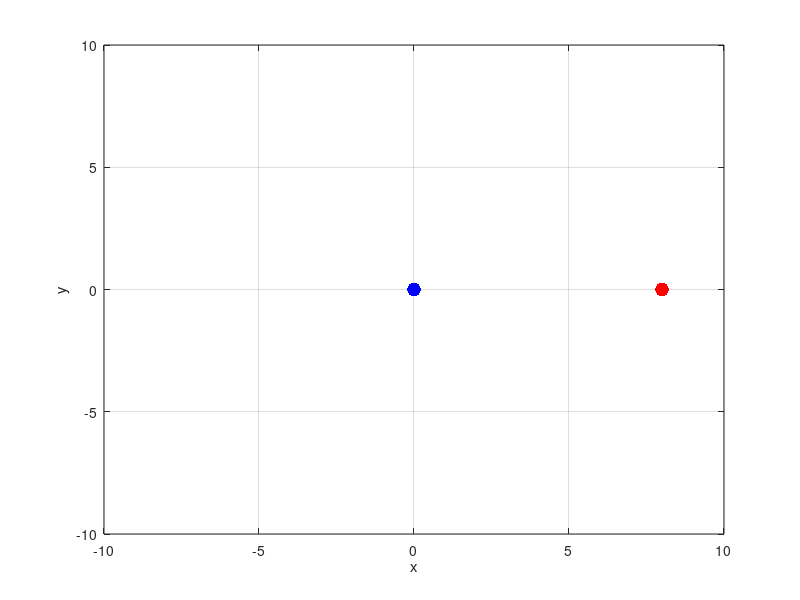

The MATLAB source for this figure: (Note: this script raises an error after producing the figure.)
function control = LQR_RRT_intg_1D
% Computes the sequence of control actions needed for the swing up of
% a simple pendulum using a Rapidly Exploring Random Tree.
% The tree will grow from the initial state and span the phase space area,
% looking for the goal point/state (indicated by the red marker).
% If the goal state was located, a red line traces back the sequence of states used
% to reach the goal state.
	
	x0 = [0; 0];	% initial state; angle position measured from x-axis
	xG = [8; 0];		% goal state

	xlimits = [-10,10; -10,10];	% state limits
		
	N = 5000;	% maximum number of iterations

	% pre-allocating memory
	V = repmat(x0,1,N);		% stores a graph of states in RRT
	P = ones(1,N);			% stores index of parent states
	Ui = ones(1,N);			% stores index of control actions in U
	u_path = ones(1,1000);  % stores sequence of control actions (solution to problem)
	xbi = 1;                % index used for traceback
	cost = [0];             % stores cost each node from root of tree (cummulative LQR cost of path through tree)
	paths = {[0,0]};
	path_handles = [0];
	
	setup_plot(x0,xG,xlimits);
	iteration = 2;
	
	% keep growing RRT util goal found or run out of iterations
	for n = 2:N
	
        x_rand = rand(2,1).*(xlimits(:,2)-xlimits(:,1)) + xlimits(:,1);
		
		
		% select RRT vertex closest to the state point, based on LQR distance metric
		i = LQR_nearest(V,x_rand,iteration);
		x_nearest = V(:,i);
%    	x_nearest_handle = text(x_nearest(1),x_nearest(2),'  x_{nearest}');
		
%		pause;
		
		% temporarily create branch from nearest tree vertex to the new random state
		[t, delta, new_cost] = LQR_steer_connect(x_nearest, x_rand);
        x_new = delta(end-1,:)';        % instead of the random state, use end of path steered towards random state; i.e. use x_new
        
        % get list of tree vertices near new state x_new
        X_near_indices = LQR_near(V,x_new,iteration);
        
        % choose a parent for x_new such that adding x_new to the tree is most efficient in terms of cost
        [x_min_index, delta_min] = choose_parent(V,X_near_indices,x_new,cost);
        if(length(delta_min) == 0)
            delta_min = delta;
            x_min_index = i;
        end
        x_new = delta_min(end-1,:)';
%        x_parent = V(:,x_min_index);
%    	x_parent_handle = text(x_parent(1),x_parent(2),'  x_{parent}');
        
%		pause;
        


		    % plot new RRT branch
            new_path_handle = plot(delta_min(1:end-1,1),delta_min(1:end-1,2));
		
		    % link new state to the nearest vertex in the tree
    %        text(x_new(1),x_new(2),['',num2str(n)]);
		    V(:,iteration) = x_new;
		    P(iteration) = x_min_index;
		    cost = [cost; cost(x_min_index)+new_cost];
		    paths = {paths,delta_min(1:end-1,:)};
        	path_handles = [path_handles; new_path_handle];
    %		Ui(n) = ui;
            
            % rewire tree such that vertices near x_new use x_new as parent is it is more cost-effective
            [P,path_handles] = rewire(V, P, X_near_indices, x_new, cost, iteration, path_handles);
            iteration = iteration + 1
            
            drawnow;
		
%		    pause;
            



		% if the goal was reached, stop growing tree
		%{
		if((x_new(1) <= xG(1)+0.1) && (x_new(1) >= xG(1)-0.1))
		    if((x_new(2) <= xG(2)+0.5) && (x_new(2) >= xG(2)-0.5))			
			    break;
			end
		end
		%}
		
	end
	
	if(iteration == N)
		title('Simulation complete (goal not found; ran out of iterations)');
	else		% retrace steps from goal state to initial state
	    title('Simulation complete (goal found)');
	    n
        xbi = n;
        index = 1;

        % retrace control actions and solution trajectory
		% path displayed using red line
        while(xbi ~= 1)
	        xx = [V(1,xbi),V(1,P(xbi))];
	        if abs(xx(2)-xx(1))<pi
		        line([V(1,xbi),V(1,P(xbi))],[V(2,xbi),V(2,P(xbi))],'Color','r','LineWidth',2);
	        end
	
%            u_path(index) = U( Ui(xbi) );
%            index = index+1;
	        xbi = P(xbi);
        end
        
%{        
        index2 = 1;
       	u_path_final = ones(1,index-1);
        while(index > 1)
            u_path_final(index2) = u_path(index-1);
            index = index-1;
            index2 = index2+1;
        end
        
        control = [[0:dt:dt*length(u_path_final)-dt]',u_path_final'];
%}
        drawnow;

	end
	
end

function [] = setup_plot(x0,xG,xlimits)
    % setup plot
	figure(1);
	hold off;
	plot(x0(1),x0(2),'b.','MarkerSize',30);	% initial state in blue
	hold on;
	plot(xG(1),xG(2),'r.','MarkerSize',30);	% goal state in red
	grid on;


	axis([xlimits(1,:),xlimits(2,:)]);
	xlabel('x');
	ylabel('y');
	
end

